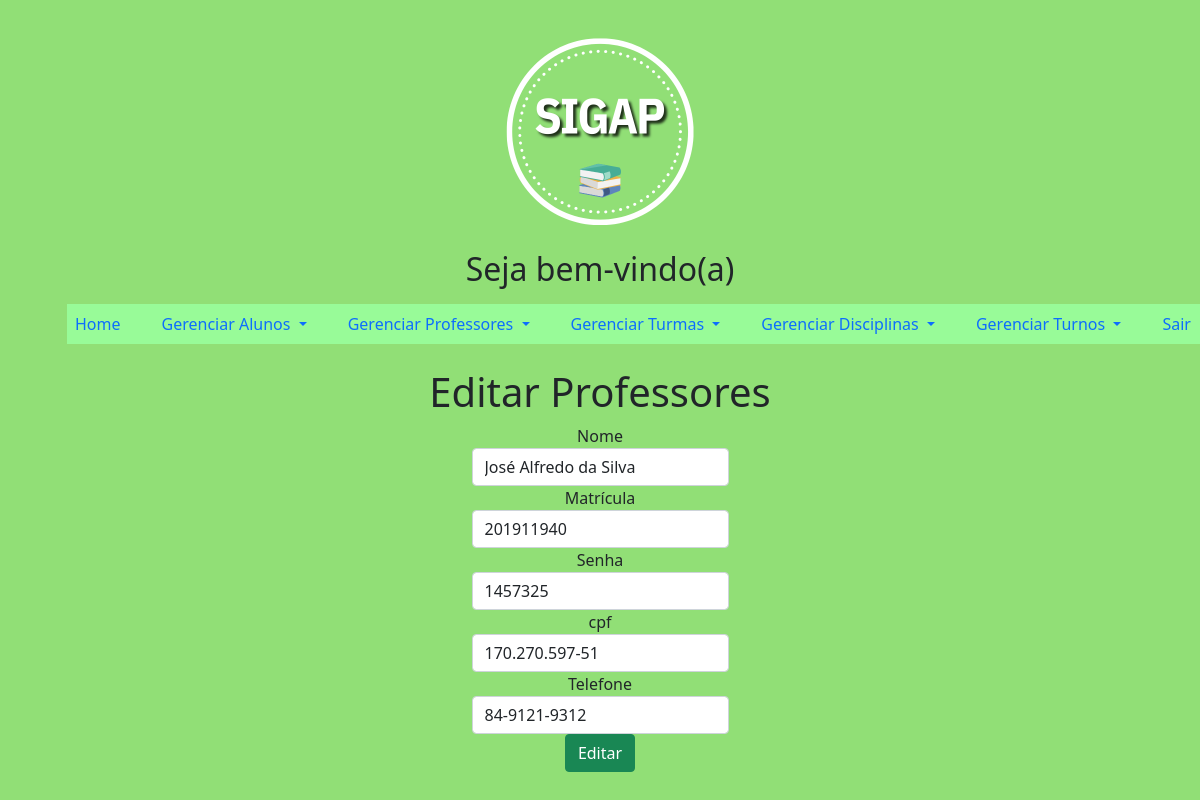
/principalAdmin.php?page=editarProfessores&idProfessores=1, run on the app's committed database.
### tables this page shows
CREATE TABLE `professores` (
  `idProfessores` int(11) NOT NULL,
  `nome` varchar(45) NOT NULL,
  `matrícula` varchar(11) NOT NULL,
  `senha` varchar(45) NOT NULL,
  `cpf` varchar(20) NOT NULL,
  `telefone` varchar(20) NOT NULL
);

### editarProfessores.php (the view, shortened to what this page needs)
<?php
     include_once('conexao.php');
    $sql = "SELECT * FROM professores WHERE idProfessores=".$_REQUEST['idProfessores'];
	$res = $mysqli->query($sql);
	$row = $res->fetch_object();
?>
<div class="row">
    <div class="col-12">
        <h1>Editar Professores</h1>
        <form action="?page=salvarProfessores" method="POST">
            <tr>
                <td><label for="nome">Nome</td>
                <td><input value="<?php print $row->nome ?>" name="nome" required type="text" id="nome" class="form-control" placeholder="Nome"></td>
</tr>
            <tr>
                <td><label for="matrícula">Matrícula</td>
                <td><input value="<?php print $row->matrícula ?>" name="matrícula" required type="varchar" class="form-control" placeholder="matrícula"></td>
</tr>
            <tr>
                <td><label for="grupo">Senha</td>
                <td><input value="<?php print $row->senha ?>" name="senha" required type="text" id="senha" class="form-control" placeholder="senha"></td>
</tr>
			<tr>
                <td><label for="cpf">cpf</td>
                <td><input value="<?php print $row->cpf ?>" name="cpf" required type="varchar" id="cpf" class="form-control" placeholder="cpf"></td>
</tr>
			<tr>
                <td><label for="telefone">Telefone</td>
                <td><input value="<?php print $row->telefone ?>" name="telefone" required type="tel" id="telefone" class="form-control" placeholder="Telefone"></td>
</tr>
            <div class="mb-3">
		    <button type="hidden" class="btn btn-success">Editar</button>
	        </div>
        </form>
    </div>
</div>

### principalAdmin.php (style rules this page uses)
body { background-color: #91DF76; }
.row { text-align: center; }

### data on the page
professores: nome "José Alfredo da Silva", matrícula "201911940", senha "1457325", cpf "170.270.597-51", telefone "84-9121-9312"
